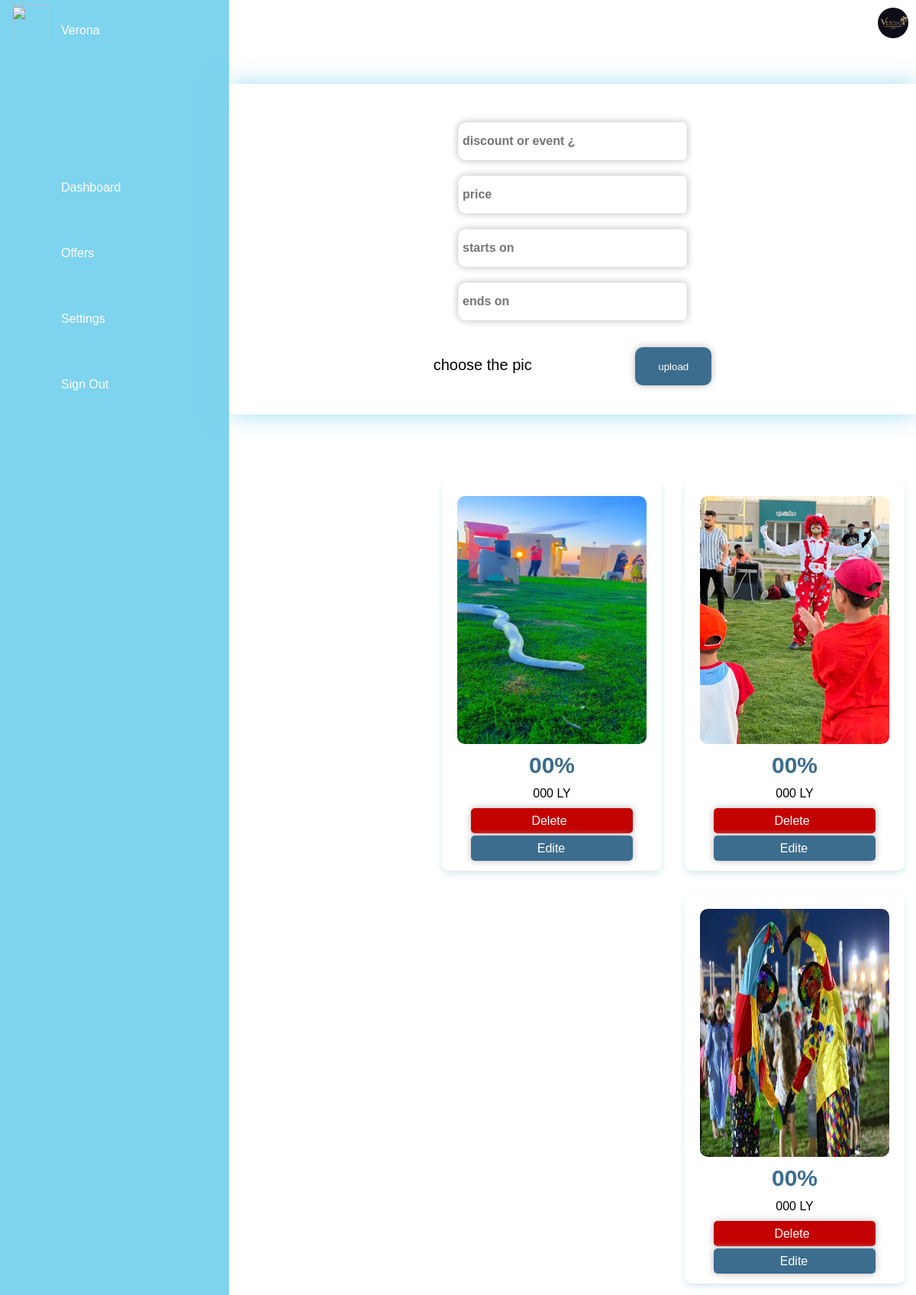
The app's page /dash_b/offers.php (signed in) with its own data.
### tables this page shows
CREATE TABLE `special_offers` (
  `Offer_ID` int(11) NOT NULL,
  `Image` varchar(30) NOT NULL,
  `About` varchar(20) NOT NULL,
  `Offer_Price` varchar(11) NOT NULL,
  `Offer_Start_Date` date NOT NULL,
  `Offer_End_Date` date NOT NULL,
  `table` varchar(20) NOT NULL
);

### dash_b/offers.php (the view, shortened to what this page needs)
<?php
if (isset($_SESSION['ID']) && isset($_SESSION['Email'])) {
?>
    <!DOCTYPE html>
    <html lang="en">
    <head>
        <link rel="stylesheet" href="../css/dash.css">
    </head>
    <body>
        <div class="container">
            <div class="navigation">
                <ul>
                    <li>
                        <a href="dash.php">
                            <span class="icon"><img src="../img/sea.png" alt=""></span>
                            <span class="title"><?php echo $_SESSION['Table_Name']; ?></span>
                        </a>
                    </li>
                    <li>
                        <a href="dash.php">
                            <span class="icon"><ion-icon name="home-outline"></ion-icon></span>
                            <span class="title">Dashboard</span>
                        </a>
                    </li>
                    <li>
                        <a href="">
                            <span class="icon"><ion-icon name="sparkles-outline"></ion-icon></span>
                            <span class="title">Offers</span>
                        </a>
                    </li>
                    <li>
                        <a href="setting.php">
                            <span class="icon"><ion-icon name="settings-outline"></ion-icon></span>
                            <span class="title">Settings</span>
                        </a>
                    </li>
                    <li>
                        <a href="../includes/logout.php">
                            <span class="icon"><ion-icon name="log-out-outline"></ion-icon></span>
                            <span class="title">Sign Out</span>
                        </a>
                    </li>
                </ul>
            </div>
            <div class="main">
                <div class="topbar">
                    <div class="toggle">
                    </div>
                    <div class="user">
                        <img src="<?php echo $_SESSION['Image']; ?>" alt="">
                    </div>
                </div>
                <center>
                    <div class="add">
                        <form action="offer_insert.php" method="post" enctype="multipart/form-data">
                            <input type="text" name='about' placeholder="discount or event ¿">
                            <br>
                            <input type="text" name='price' placeholder="price">
                            <br>
                            <input type="text" name='s_date' placeholder="starts on">
                            <br>
                            <input type="text" name='e_date' placeholder="ends on">
                            <br>
                            <label for="file">choose the pic </label>
                            <button name='upload'> upload</button>
                            <br>
                            <br>
                        </form>
                    </div>
                </center>
                <br><br><br><br>
                <?php
                $table = $_SESSION['Table_Name'] ?? '';
                include "../classes/dbh.classes.php";
                $query = mysqli_query($conn, "SELECT * FROM special_offers WHERE `table`='$table'") or die(mysqli_error($conn));
                if ($query && mysqli_num_rows($query) > 0) {
                    while ($ROW = mysqli_fetch_array($query)) {
                        echo "
                        <center>
                        <main>
                        <div class='card' style='width: 18rem;'>
                            <img src='$ROW[Image]' class='card-img-top' >
                            <div class='card-body'>
                                <h5 class='card-title'>$ROW[About]</h5>
                                <p class='card-text'>$ROW[Offer_Price]</p>
                                <a href='delete_offer.php? id=$ROW[Offer_ID]' class='btn btn-danger'>Delete</a>
                                <br><br>
                                <a href='update_offer.php? id=$ROW[Offer_ID]' class='btn btn-primary'>Edite</a>
                            </div>
                        </div>
                        </main>
                        <center>
                        ";
                }
                } else {
                    echo "0 results";
                }
                ?>
    </body>
    </html><?php
        } else {
            header("Location: /mynewproject/index/index.php");
            exit();
        }
            ?>

### css/dash.css (style rules this page uses)
* { margin: 0; padding: 0; box-sizing: border-box; font-family: "Ubuntu", sans-serif; }
:root { --blue: #7ed3ef; --white: #fff; --grey: whitesmoke; --blak2: #3c6d8e; }
body { min-height: 100vh; overflow: visible; }
.container { width: 100%; }
.navigation { position: fixed; width: 300px; height: 100%; background: var(--blue); border-left: 10px solid var(--blue); transition: 0.5s; overflow: hidden; }
.navigation ul { position: absolute; top: 0; left: 0; width: 100%; }
.navigation ul li { position: relative; width: 100%; list-style: none; border-top-left-radius: 20px; border-bottom-left-radius: 20px; }
.navigation ul li:nth-child(1) { margin-bottom: 120px; pointer-events: none; }
.navigation ul li a { position: relative; display: block; width: 100%; display: flex; text-decoration: none; color: var(--white); }
.navigation ul li a .icon { position: relative; display: block; min-width: 60px; height: 86px; line-height: 97px; text-align: center; }
.navigation ul li a .icon img { width: 50px; height: 50px; margin-top: 3px; }
.navigation ul li a .title { position: relative; display: block; padding: 0 10px; height: 60px; line-height: 80px; text-align: start; white-space: nowrap; }
.main { position: absolute; width: calc(100% - 300px); left: 300px; min-height: 100vh; background: var(--white); transition: 0.3s; }
.topbar { margin-bottom: 50px; width: 100%; height: 60px; display: flex; justify-content: space-between; align-items: center; padding: 0 10px; }
.toggle { position: relative; width: 93px; height: 60px; display: flex; justify-content: center; align-items: center; font-size: 2.5em; cursor: pointer; }
.user { position: relative; width: 40px; height: 40px; border-radius: 50%; overflow: hidden; cursor: pointer; }
.user img { position: absolute; top: 0; left: 0; width: 100%; height: 100%; object-fit: cover; }
.add { box-shadow: 0 0 30px #7ed3efb8; padding-top: 20px; padding-bottom: 20px; }
input:first-child { margin-top: 30px; }
input { margin: 10px; width: 300px; height: 50px; background: white; outline: 2px; border-radius: 6px; font-size: 1em; font-weight: 600; padding: 0 35px 0 5px; border: 1px solid whitesmoke; border-top-left-radius: 10px; border-bottom-left-radius: 10px; margin-bottom: 10px; box-shadow: 0 0 10px rgb(188 182 182); transition: 0.3s; }
label { font-size: 20px; margin-right: 130px; }
.btn, button { margin-top: 25px; margin-left: 0%; width: 100px; height: 50px; border-radius: 10px; border: none; background-color: var(--blak2); color: white; cursor: pointer; box-shadow: 0 0 10px rgb(188 182 182); transition: 0.3s; }
.card { float: right; background-color: #fff; border-radius: 10px; box-shadow: 0 4px 8px 0 rgba(69, 148, 172, 0.2); margin: 15px; padding: 20px; }
.card img { width: 100%; height: 325px; border-radius: 10px; }
main { width: 100%; }
main h5 { color: var(--blak2); padding: 3px; margin: 4px; font-size: 30px; }
main p { padding: 3px; margin-bottom: 15px; margin-top: 5px; }
main .btn { padding-top: 8px; padding-bottom: 8px; border-radius: 5px; margin: 10px; }
main .btn-danger { background-color: #c40101; padding-left: 79px; padding-right: 86px; transition: 0.3s; }
main .btn-primary { background-color: var(--blak2); padding-left: 87px; padding-right: 89px; transition: 0.3s; }
main a { text-decoration: none; color: whitesmoke; }

### records on screen
special_offers: Image (picture), About "00%", Offer_Price "000 LY"
special_offers: Image (picture), About "00%", Offer_Price "000 LY"
special_offers: Image (picture), About "00%", Offer_Price "000 LY"

### other values on screen
$_SESSION['Table_Name'] "Verona"
